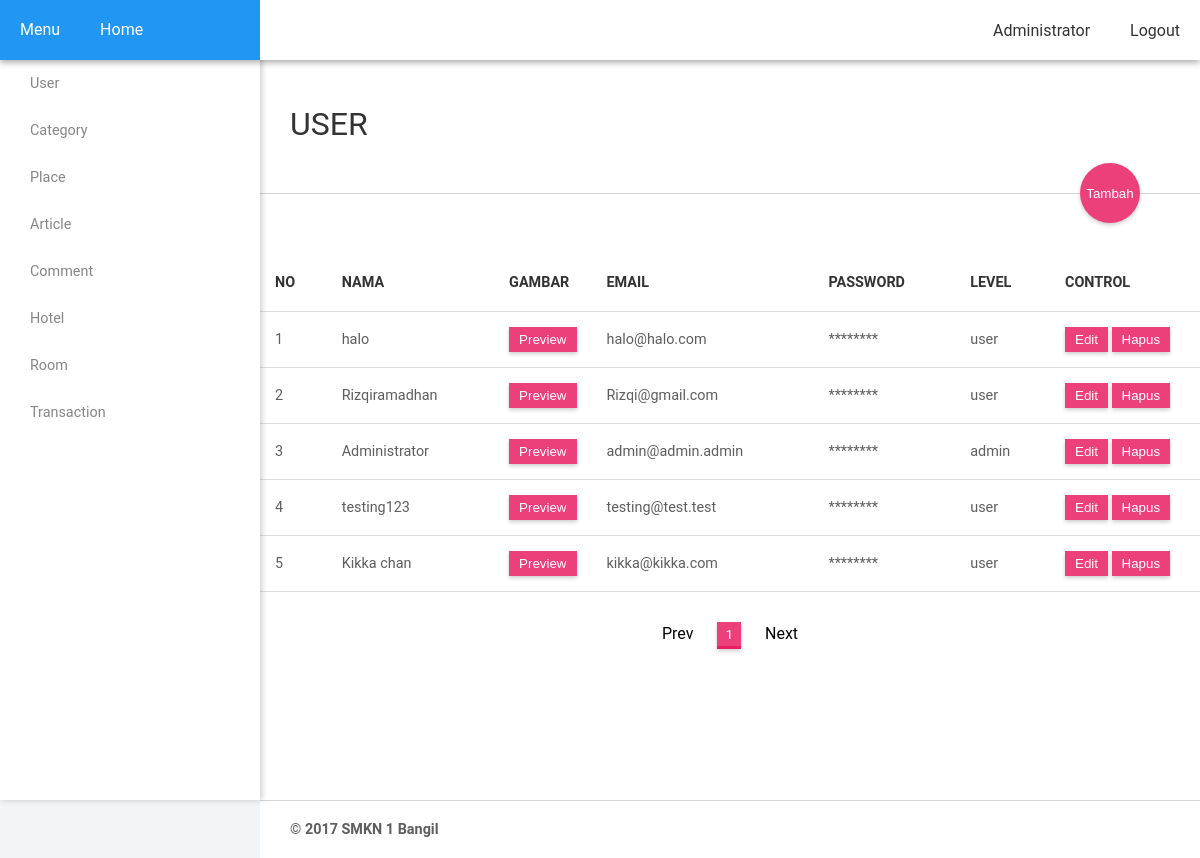
The page /?page=admin&control=user (signed in) on the database as committed earlier.
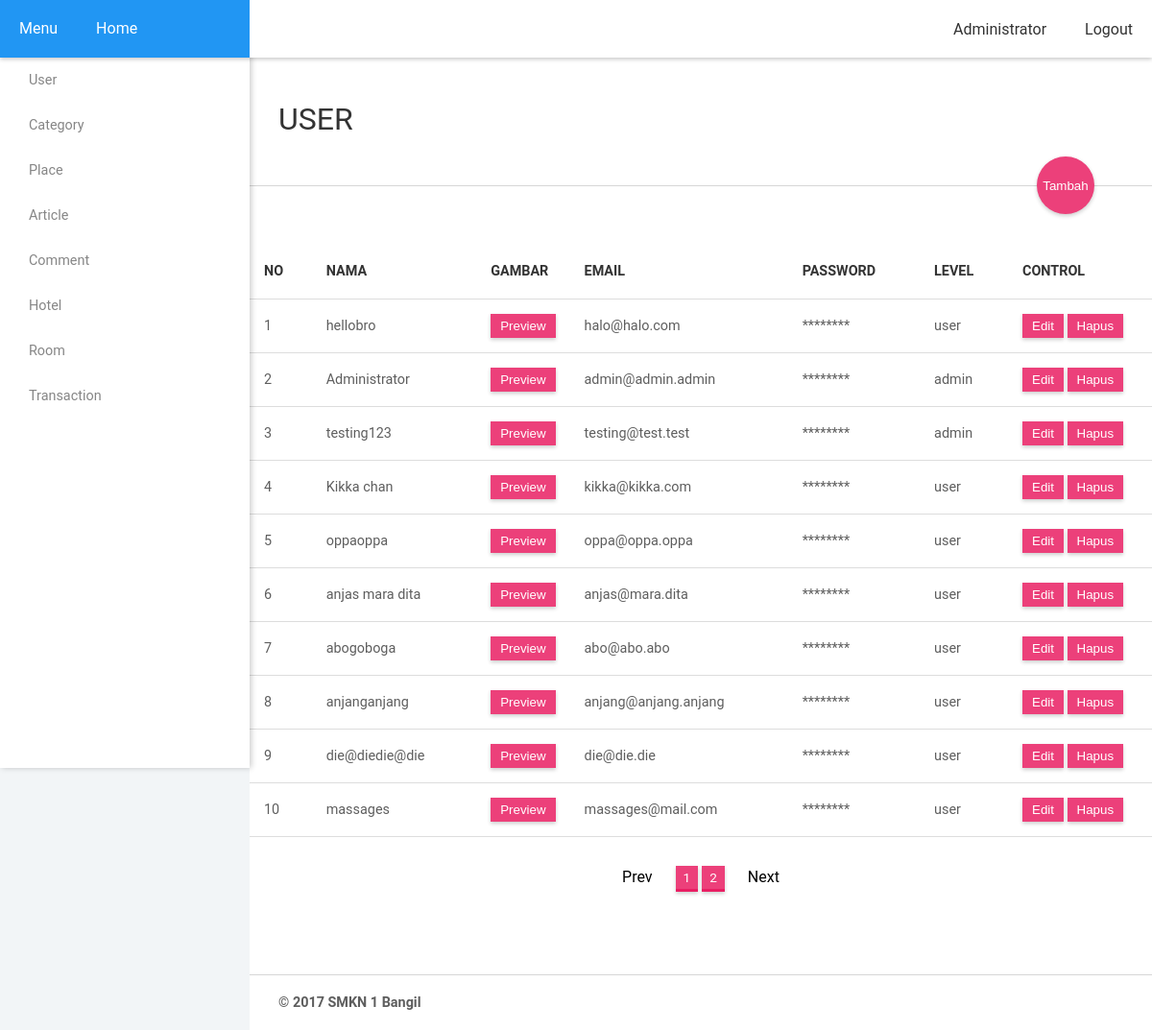
The same page on the database as committed later.
### tables this page shows
CREATE TABLE `user` (
  `user_id` int(12) NOT NULL,
  `name` varchar(100) NOT NULL,
  `email` varchar(100) NOT NULL,
  `password` varchar(100) NOT NULL,
  `level` int(1) NOT NULL,
  `picture` varchar(255) NOT NULL
);

### core/controller.php (called while the page is built, shortened)
<?php
	include_once("proses/model.php");
	class controller{
		public $model;
		function __construct(){
			$this->model = new model();
		}
		function limiter($data, $limit){
			$limit = $limit;
			$sort 	= isset($_GET['sort']) ? (int)$_GET['sort'] : 1;
			$start 	= ($sort > 1) ? ($sort * $limit) - $limit : 0;
			$total = $this->model->selectAll($data);
			$total = $total->num_rows;
			$pagination = ceil($total/$limit);
			$result = $this->model->selectLimit($data, $start, $limit);
			return array($result, $pagination);
		}
		function user(){
			$data = $this->limiter('user', 10);
			include_once("content/admin_user.php");
		}
	}
?>

### proses/model.php (called while the page is built, shortened)
<?php
	class model{
		function selectAll($data){
			global $mysqli;
			$query = $mysqli->query("SELECT * FROM $data");
			return $query;
		}
		function selectLimit($data, $start, $limit){
			global $mysqli;
			$query = $mysqli->query("SELECT * FROM $data LIMIT $start, $limit");
			return $query;
		}
	}
?>

### content/admin_user.php (the view, shortened to what this page needs)
<table class="admin-table">
				<thead>
					<tr>
						<th class="min-width">No</th>
						<th>Nama</th>
						<th class="min-width">Gambar</th>
						<th>email</th>
						<th class="min-width">password</th>
						<th>level</th>
						<th>Control</th>
					</tr>
				</thead>
				<tbody>
				<?php
				$no = 1;
				while($result = $data[0]->fetch_assoc()){
				?>
					<tr>
						<td><?php echo $no; $no++; ?></td>
						<td><?= $result['name'] ?></td>
						<td class="min-width">
							<button class="btn-control relative">preview
							</button>
						</td>
						<td>
							<?= $result['email'] ?>
						</td>
						<td class="">
							********
						</td>
						<td>
						<?php
						if($result['level']==0){
							echo "user";
						} else{
							echo "admin";
						}
						?>
						</td>
						<td>
							<a href="?page=admin&sort=<?= $_GET['sort'] ?>&control=user&update=<?= $result['user_id'] ?>">
							<button class="btn-control btn-update">Edit</button></a>
							<a href="proses/delete.php?data=<?= $_GET['control'] ?>&id=<?= $result['user_id'] ?> " class="callback"><button class="btn-control btn-delete">hapus</button></a>
						</td>
					</tr>
				<?php
					}
				?>
				</tbody>
</table>
<div class="pagination">
	<?php for($i=1; $i<=$data[1]; $i++){ ?>
		<a href="?page=admin&sort=<?= $i ?>&control=user"><?= $i ?></a>
	<?php } ?>
</div>

### index.php (shortened to what this page needs)
<!DOCTYPE html>
<html lang="en">
<head>
    <link rel="stylesheet" type="text/css" href="assets/css/global.css">
    <link rel="stylesheet" type="text/css" href="assets/css/modal.css">
    <link rel="stylesheet" type="text/css" href="assets/css/navbar.css">
    <link rel="stylesheet" type="text/css" href="assets/css/header.css">
    <link rel="stylesheet" type="text/css" href="assets/css/footer.css">
    <link rel="stylesheet" type="text/css" href="assets/css/main.css">
    <link rel="stylesheet" type="text/css" href="assets/css/grid.css">
    <link rel="stylesheet" type="text/css" href="assets/css/admin.css">
    <link rel="stylesheet" type="text/css" href="assets/css/form.css">
</head>
<body>
    <?php
	    $page = $_GET['page'];
	    $alamat = 'content/' . $page . '.php';
	    !empty($page) && file_exists($alamat) ? include_once($alamat) : header('Location: ?page=home');
	?>
</body>
</html>

### content/admin.php (shortened to what this page needs)
<?php
	$control = $_GET['control'];
?>
<nav class="navbar inverse">
	<div class="navbar-main">
	<a class="navbar-toggle default" id="slide-left" role="button">menu</a>
	<a class="navbar-brand" href="?page=home">Home</a>
	</div>
	<div class="navbar-sub">
		<a class="dropdown" role="button"><?= $_SESSION['name'] ?>
		</a>
		<a href="?page=logout">logout</a>
	</div>
</nav>
<div class="admin">
	<aside>
		<div class="aside-container">
			<ul class="menu-list">
				<li><a href="?page=admin&control=user">user</a></li>
				<li><a href="?page=admin&control=category">category</a></li>
				<li><a href="?page=admin&control=place">place</a></li>
				<li><a href="?page=admin&control=article">article</a></li>
				<li><a href="?page=admin&control=comment">comment</a></li>
				<li><a href="?page=admin&control=hotel">hotel</a></li>
				<li><a href="?page=admin&control=hotel_room">room</a></li>
				<li><a href="?page=admin&control=transaction">transaction</a></li>
			</ul>
		</div>
	</aside>
</div>
<div class="admin-main">
		<div class="admin-container">
			<div class="admin-title">
				<div>
					<h1><?= $control ?></h1>
				</div>
				<a href="?page=admin&sort=<?= $_GET['sort'] ?>&control=<?= $control ?>&insert=true">
				<button class="btn-plus" id="btn-plus" name="btn-plus" role="submit">Tambah</button>
				</a>
			</div>
			<div class="admin-content">
				<?php
					switch ($control) {
						case 'user':
							$main->user();
							break;
					}
				?>
			</div>
		</div>
</div>
<div class="admin-footer">
			&copy 2017 SMKN 1 Bangil
</div>

### assets/css/global.css (style rules this page uses)
* { margin: 0 auto; padding: 0; }
body { font-family: Roboto, sans-serif; background: #f2f5f7; }
a { text-decoration: none; color: inherit; }
.default:hover, .pagination a { text-decoration: none; }
.btn.global, .btn-plus, .btn-control, .pagination a { cursor: pointer; background: #ec407a !important; border-bottom: 3px solid rgba(233, 30, 99, 1); }
.shadow, .modal, .modal-admin, .dropdown.collapse, nav, main .container, .card .card-item, .card-2 .card-item, .scroll-top, .btn-plus, .btn-control, .preview-float, .pagination a { background: #fff; -webkit-box-shadow: 0 2px 4px rgba(0, 0, 0, 0.2); -moz-box-shadow: 0 2px 4px rgba(0, 0, 0, 0.2); box-shadow: 0 2px 4px rgba(0, 0, 0, 0.2); }
footer, { -webkit-box-shadow: 0 -2px 4px rgba(0, 0, 0, 0.2); -moz-box-shadow: 0 -2px 4px rgba(0, 0, 0, 0.2); box-shadow: 0 -2px 4px rgba(0, 0, 0, 0.2); }
.shadow, .modal, .modal-admin, .btn-submit, .btn.global, .dropdown.collapse:hover, nav, main .container, main .preview-image, .card .card-item, .card-2 .card-item, footer, .btn-plus, .btn-control, .preview-float, .pagination a { transition: box-shadow 300ms; }

### assets/css/navbar.css (style rules this page uses)
.navbar-toggle, .dropdown, .toggle { cursor: pointer; }
nav, .navbar-main { z-index: 999; top: 0; width: 100%; position: fixed; background: #2196F3; }
nav.inverse { background: #fff; }
.navbar { text-transform: capitalize; color: #fff; font-size: 1em; height: 60px; width: 100%; display: flex; align-items: center; padding: 1em 0; box-sizing: border-box; }
.navbar-brand { width: 100%; margin-left: 0; }
.navbar-brand, .navbar-brand:hover { text-decoration: none; }
.navbar-main { height: 60px; box-sizing: border-box; margin-left: 0; min-width: 260px; width: 260px; display: flex; }
.navbar-sub { display: flex; margin: 0 0 0 auto; background: #fff; color: #333; }
.navbar a { padding: 20px; }
.dropdown { position: relative; }

### assets/css/admin.css (style rules this page uses)
.admin { z-index: 2; left: 0; top: 0; position: fixed; width: 100%; max-width: 260px; height: 100vh; background: #fff; -webkit-box-shadow: 2px 0 6px rgba(0, 0, 0, 0.2); -moz-box-shadow: 2px 0 6px rgba(0, 0, 0, 0.2); box-shadow: 2px 0 6px rgba(0, 0, 0, 0.2); transition: margin-left 300ms; margin-left: 0; }
.admin aside { height: 100%; overflow: auto; text-transform: capitalize; }
.admin aside .aside-container { margin-top: 60px; }
.admin-main { background: #fff; margin-top: 60px; }
.admin-main .admin-container { width: 100%; min-height: calc(100vh - 60px); }
.admin .menu-list a { font-size: 0.9rem; box-sizing: border-box; padding: 15px 30px; width: 100%; height: 100%; display: block; color: #868686; transition: color 30ms ease-in-out; }
.admin .menu-list li { transition: background 300ms ease-in-out; }
.admin-title { text-transform: uppercase; padding: 45px 30px; z-index: 1; position: relative; color: #333; border-bottom: 1px solid rgba(0,0,0,0.16); }
.admin-title h1 { margin-bottom: 5px; font-weight: 400; }
.admin-title .btn-plus { color: #fff; border: none; height: 60px; width: 60px; right: 60px; bottom: 0; position: absolute; transform: translateY(50%); border-radius: 50%; }
.admin-content { padding: 60px 0; overflow-x: auto; height: auto; }
.btn-control { text-transform: capitalize; color: #fff; border: none; padding: 5px 10px; }
.admin-table { font-size: 0.9rem; width: 100%; border-collapse: collapse; }
.admin-table thead th { text-transform: uppercase; text-align: left; padding: 20px 15px; color: #333; }
.admin-table tbody tr { transition: 275ms cubic-bezier(0.19, 1, 0.22, 1); color: #5e5e5e; }
.admin-table, .admin-table tr { border-bottom: 1px solid #ddd; }
.admin-table td { padding: 15px; }
.admin-table td.min-width { width: 20px; text-align: center; }
.admin-table td:last-child { width: 120px; }
.admin-footer { border-top: 1px solid rgba(0,0,0,0.16); background: #fff; color: #5e5e5e; font-weight: 600; font-size: 0.9rem; padding: 20px 30px; }
.admin-footer, .admin-main { transition: margin-left 300ms; margin-left: 260px; }
.relative { position: relative; }
.pagination::before { margin: 20px; content: 'Prev'; }
.pagination { text-align: center; margin: 32px 0; }
.pagination::after { margin: 20px; content: 'Next'; }
.pagination a { font-size: 0.85rem; padding: 4px 8px; color: #fff; }

Rows that differ between the two databases and show on the page:
removed user: name "Rizqiramadhan", email "Rizqi@gmail.com", level "user"
changed user "halo@halo.com": name "halo" → "hellobro"
changed user "testing123": level "user" → "admin"
added user: name "oppaoppa", email "oppa@oppa.oppa", level "user"
added user: name "anjas mara dita", email "anjas@mara.dita", level "user"
added user: name "abogoboga", email "abo@abo.abo", level "user"
added user: name "anjanganjang", email "anjang@anjang.anjang", level "user"
added user: name "die@diedie@die", email "die@die.die", level "user"
added user: name "massages", email "massages@mail.com", level "user"
Other text that changed with them:
new list line: "2"
